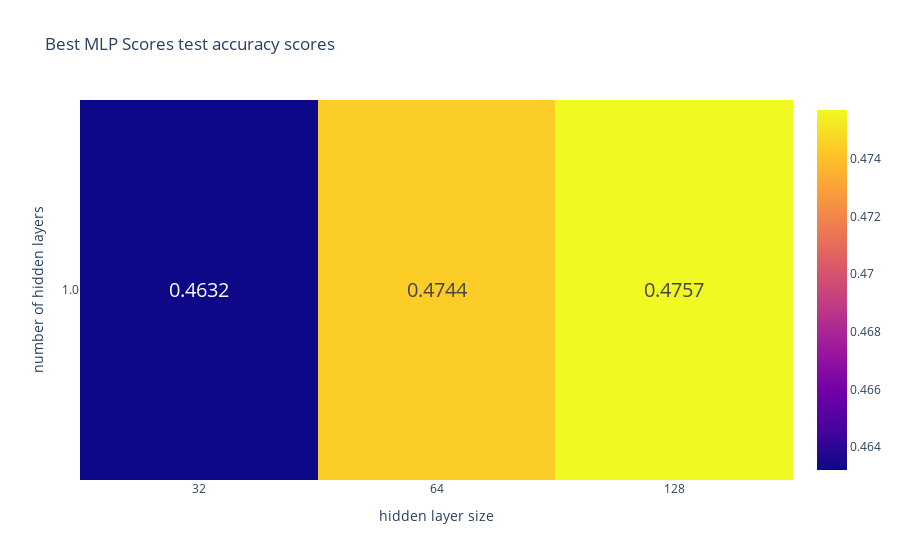

Source (notebook cell):
### Code cell
import plotly.graph_objects as go

def create_plot_mlp_sizes(df):
    df = df.dropna(axis=0)
    df["hidden_layer_size"] = df["hidden_layers"].apply(lambda x: x[0])
    df = df[["num_hidden", "hidden_layer_size", "test accuracy"]].groupby(["num_hidden", "hidden_layer_size"]).max().reset_index()
    df = df.pivot(index='num_hidden', columns='hidden_layer_size', values='test accuracy')
   
    fig = go.Figure(data=go.Heatmap(
        z = df.values,
        x = df.columns.astype(str),
        y = df.index.astype(str),
        texttemplate="%{z}",
        textfont={"size":20}
        ))
    
    fig.update_layout(
        title_text='Best MLP Scores test accuracy scores for varying layers',
        xaxis_title="hidden layer size",
        yaxis_title="number of hidden layers",
        legend_title="test accuracy",)
    fig.show()

create_matrix(df)

### Figure 1 — Plotly figure (JSON) as saved in the notebook; plotly's stock layout.template omitted (floating-point values rounded to 4 significant figures)
{"data": [{"textfont": {"size": 20}, "texttemplate": "%{z}", "type": "heatmap", "x": ["32", "64", "128"], "y": ["1.0"], "z": [[0.4632, 0.4744, 0.4757]]}], "layout": {"legend": {"title": {"text": "test accuracy"}}, "title": {"text": "Best MLP Scores test accuracy scores"}, "xaxis": {"title": {"text": "hidden layer size"}}, "yaxis": {"title": {"text": "number of hidden layers"}}}}
